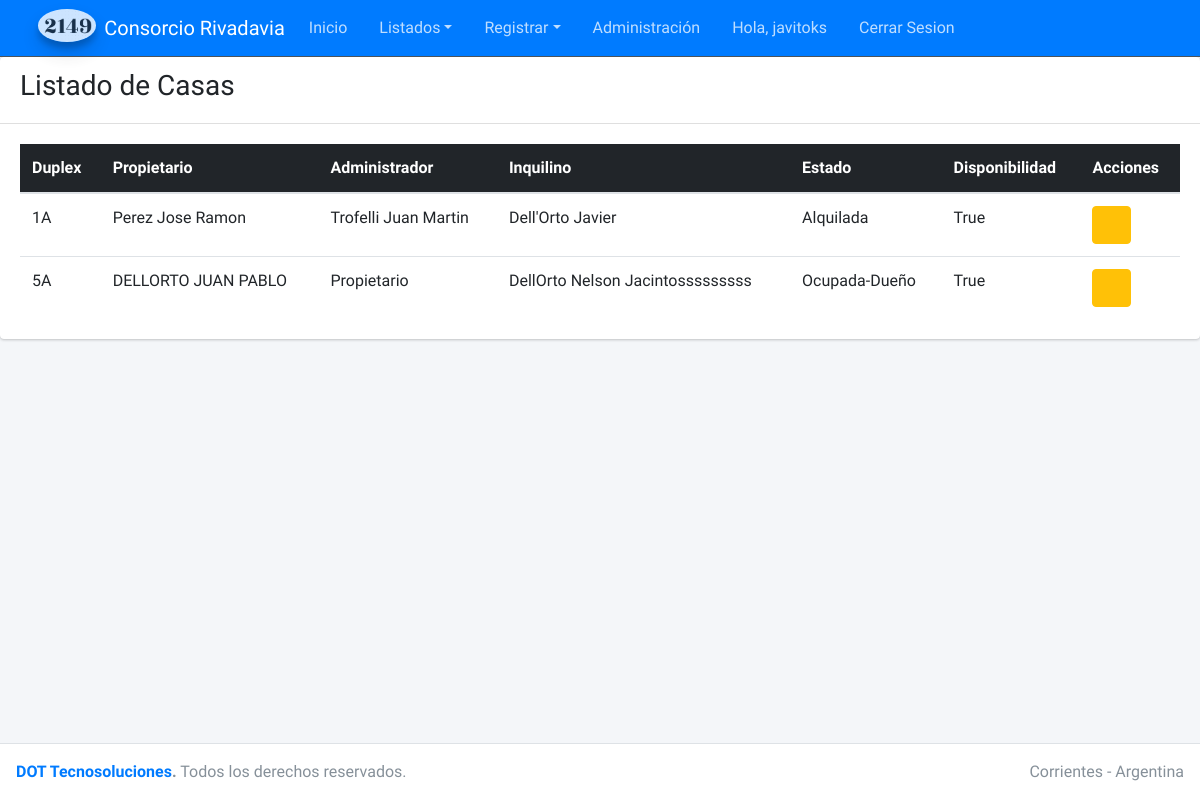
/consorcio/listar_casas/ (signed in), run on the app's committed database.
### casa/models.py (models this page shows)
class Casa(models.Model):
    numero_casa = models.CharField(max_length=2, blank=False, null=False, help_text='Ingrese el numero y la letra ej: 5A')
    propietario = models.ForeignKey(Propietario, on_delete=models.RESTRICT)
    administrador = models.ForeignKey(Administrador, on_delete=models.RESTRICT)
    opciones_estado = [
        ('Alquilada', 'Alquilada'),
        ('Desocupada' , 'Desocupada') ,
        ('Ocupada-Dueño', 'Ocupada-Dueño')
        ]
    estado = models.CharField(max_length=15, null=False, choices=opciones_estado, default='OCU')
    inquilino = models.ForeignKey(Inquilino, verbose_name=("Inquilino"), on_delete=models.RESTRICT)
    disponibilidad = models.BooleanField(default=True)
    creado = models.DateTimeField(auto_now_add=True)
    modificado = models.DateTimeField(auto_now=True)
    class Meta:
        ordering = ['numero_casa']
        verbose_name = ("Casa")
        verbose_name_plural = ("Casas")

class Propietario(models.Model):
    nombre = models.CharField(max_length=30)
    apellido = models.CharField(max_length=30, blank=True)
    telefono = models.CharField(max_length=10, blank=True, null=True)
    email = models.EmailField(blank=True, null=True)
    CBU = models.CharField(max_length=22, blank=True, null=True)
    creado = models.DateTimeField(auto_now_add=True)
    modificado = models.DateTimeField(auto_now=True)
    class Meta:
        ordering = ['nombre']
        verbose_name = 'Propietarios'
        verbose_name_plural = "Propietarios"
    def __str__(self):
        return ('{} {}'.format(self.apellido, self.nombre))

class Administrador(models.Model):
    nombre = models.CharField(max_length=30)
    apellido = models.CharField(max_length=30, blank=True)
    telefono = models.CharField(max_length=10, blank=True)
    email = models.EmailField(blank=True)
    creado = models.DateTimeField(auto_now_add=True)
    modificado = models.DateTimeField(auto_now=True)
    class Meta:
        verbose_name = ("Administrador")
        verbose_name_plural = ("Administradores")
    def __str__(self):
        return ('{} {}'.format(self.apellido, self.nombre))

class Inquilino(models.Model):
    nombre = models.CharField(max_length=30)
    apellido = models.CharField(max_length=30, blank=True)
    telefono = models.CharField(max_length=10, blank=True, null=True)
    email = models.EmailField(blank=True, null=True)
    CBU = models.CharField(max_length=22, blank=True, null=True)
    creado = models.DateTimeField(auto_now_add=True)
    modificado = models.DateTimeField(auto_now=True)
    vigencia = models.BooleanField(default=True)
    class Meta:
        ordering = ['nombre']
        verbose_name = ("Inquilino")
        verbose_name_plural = ("Inquilinos")
    def __str__(self):
        return ('{} {}'.format(self.apellido, self.nombre))

### casa/views.py (the view)
# urls.py: path('listar_casas/', ListarCasas.as_view(), name='listado_casas'),
class ListarCasas(ListView):
    model = Casa
    template_name = "listado_casas.html"

### casa/templates/listado_casas.html (shortened to what this page needs)
{% extends "list.html" %}
{% block titulo %}
<div><h3>Listado de Casas</h3></div>
{% endblock titulo %}
{% block columns %}
<tr>
  <th scope="col">Duplex</th>
  <th scope="col">Propietario</th>
  <th scope="col">Administrador</th>
  <th scope="col">Inquilino</th>
  <th scope="col">Estado</th>
  <th scope="col">Disponibilidad</th>
  <th scope="col">Acciones</th>
</tr>
{% endblock columns %} {% block rows %} {% for casa in object_list %}
<tr>
  <td>{{ casa.numero_casa }}</td>
  <td>{{casa.propietario}}</td>
  <td>{{casa.administrador}}</td>
  <td>{{casa.inquilino}}</td>
  <td>{{casa.estado}}</td>
  <td>{{casa.disponibilidad}}</td>
  <td>
    <a href="{% url 'actualizarcasa' casa.id %}" class="btn btn-warning">
      <i class="fas fa-edit"></i>
    </a>
  </td>
</tr>
{% endfor %} {% endblock rows %}

### home/templates/header.html (shortened to what this page needs)
{% load static %}
<nav class="main-header navbar navbar-expand-md navbar-primary navbar-dark">
    <div class="container">
      <a href="{% url 'home' %}" class="navbar-brand">
        <img src="{% static 'img/2149-a.png' %}" alt="logo consorcio" class="brand-image img-circle elevation-3" style="opacity: .8">
        <span class="brand-text font-weight-light">Consorcio Rivadavia</span>
      </a>
      <div class="collapse navbar-collapse order-3" id="navbarCollapse">
        <ul class="navbar-nav">
          <li class="nav-item">
            <a href="{% url 'home' %}" class="nav-link">Inicio</a>
          </li>
          <li class="nav-item dropdown">
            <a id="dropdownSubMenu1" href="#" data-toggle="dropdown" aria-haspopup="true" aria-expanded="false" class="nav-link dropdown-toggle">Listados</a>
          </li>
          <li class="nav-item dropdown">
            <a id="dropdownSubMenu1" href="#" data-toggle="dropdown" aria-haspopup="true" aria-expanded="false" class="nav-link dropdown-toggle">Registrar</a>
              <li class="nav-item">
                <a href="{% url 'admin:index' %}" class="nav-link">Administración</a>
              </li>
              <li class="nav-item">
                {% if user.is_authenticated %}
                  <a href="#" class="nav-link">Hola, {{user.username}}</a>
                {% else %}
                  <a href="{% url 'logueo' %}" class="nav-link">Iniciar Sesion</a>
                {% endif %}
              </li>
              <li class="nav-item">
                <a href="{% url 'cerrarsesion' %}" class="nav-link">Cerrar Sesion</a>
              </li>
            </ul>
      </div>
</nav>

### data on the page
Casa: numero_casa "1A", propietario "Perez Jose Ramon", administrador "Trofelli Juan Martin", inquilino "Dell'Orto Javier", estado "Alquilada", disponibilidad "True"
Casa: numero_casa "5A", propietario "DELLORTO JUAN PABLO", administrador "Propietario", inquilino "DellOrto Nelson Jacintosssssssss", estado "Ocupada-Dueño", disponibilidad "True"

### other printed values
{{ user.username }} "javitoks"
